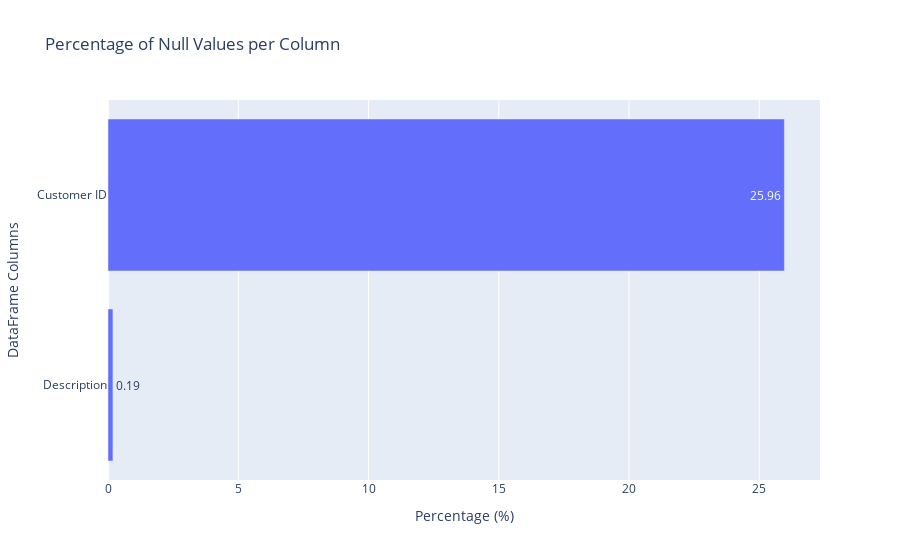

The code cell stored with this chart in its notebook:
### Code cell
null_percentages_df = null_values.reset_index()
null_percentages_df.columns = ['Column', 'Null_Percentage']

# Plot the null percentages as a bar chart using Plotly
fig = px.bar(null_percentages_df, y='Column', x='Null_Percentage',
             title="Percentage of Null Values per Column",
             labels={'Null_Percentage': 'Percentage (%)', 'Column': 'DataFrame Columns'},
             text_auto='.2f')  # This adds the percentage on top of each bar
fig.show()

### Figure 1 — Plotly figure (JSON) as saved in the notebook; plotly's stock layout.template omitted (floating-point values rounded to 4 significant figures)
{"data": [{"alignmentgroup": "True", "hovertemplate": "Percentage (%)=%{x}<br>DataFrame Columns=%{y}<extra></extra>", "legendgroup": "", "marker": {"color": "#636efa", "pattern": {"shape": ""}}, "name": "", "offsetgroup": "", "orientation": "h", "showlegend": false, "textposition": "auto", "texttemplate": "%{x:.2f}", "type": "bar", "x": [0.1895, 25.96], "xaxis": "x", "y": ["Description", "Customer ID"], "yaxis": "y"}], "layout": {"barmode": "relative", "legend": {"tracegroupgap": 0}, "title": {"text": "Percentage of Null Values per Column"}, "xaxis": {"anchor": "y", "domain": [0, 1], "title": {"text": "Percentage (%)"}}, "yaxis": {"anchor": "x", "domain": [0, 1], "title": {"text": "DataFrame Columns"}}}}
